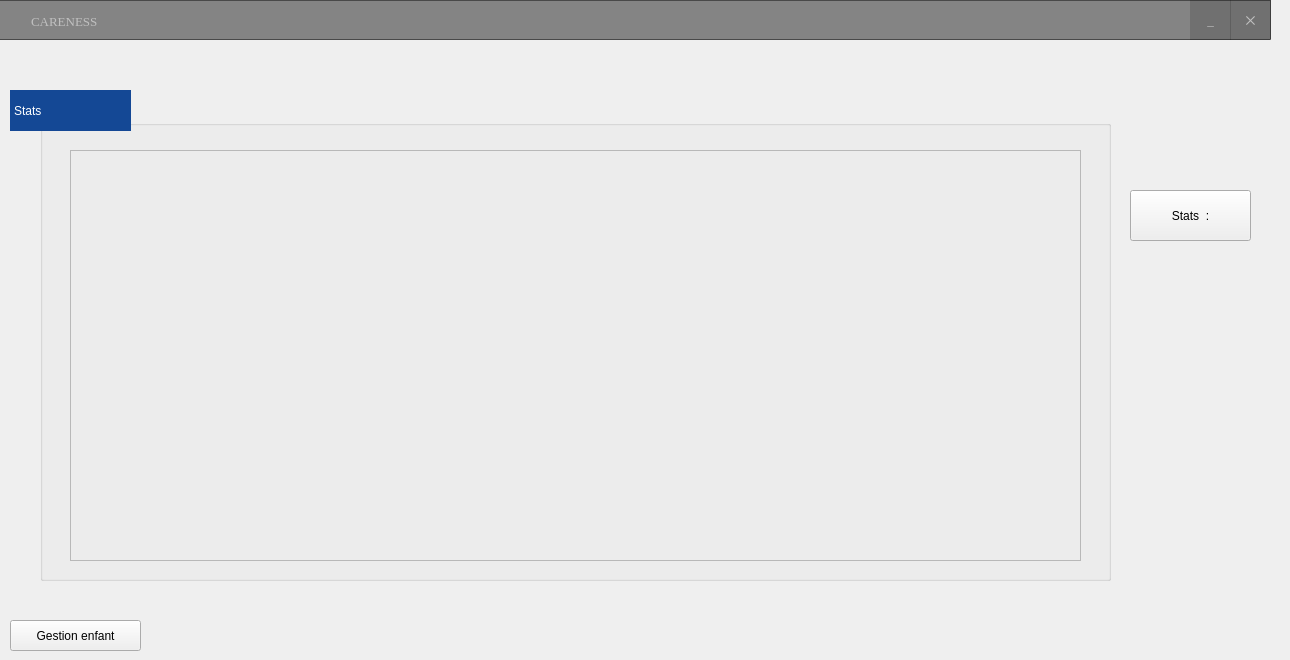
    <widget class="QWidget" name="page_32">
     <widget class="QPushButton" name="pushButton_31">
      <property name="geometry">
       <rect>
        <x>1130</x>
        <y>190</y>
        <width>121</width>
        <height>51</height>
       </rect>
      </property>
      <property name="text">
       <string>Stats  :</string>
      </property>
      <property name="icon">
       <iconset resource="Resources.qrc">
        <normaloff>:/new/prefix1/images/stats.png</normaloff>:/new/prefix1/images/stats.png</iconset>
      </property>
     </widget>
     <widget class="QPushButton" name="pushButton_32">
      <property name="geometry">
       <rect>
        <x>10</x>
        <y>620</y>
        <width>131</width>
        <height>31</height>
       </rect>
      </property>
      <property name="text">
       <string>Gestion enfant</string>
      </property>
      <property name="icon">
       <iconset resource="Resources.qrc">
        <normaloff>:/new/prefix1/images/fleche-petite-gauche (1).png</normaloff>:/new/prefix1/images/fleche-petite-gauche (1).png</iconset>
      </property>
     </widget>
     <widget class="QGroupBox" name="groupBox_27">
      <property name="geometry">
       <rect>
        <x>40</x>
        <y>120</y>
        <width>1071</width>
        <height>461</height>
       </rect>
      </property>
      <property name="styleSheet">
       <string notr="true">QGroupBox{
color: rgb(20, 72, 149);
background-color: transparent;
}
QComboBox{
border-radius: 10px;
    border: 1px solid transparent;
	color: rgb(25, 139, 186);
}</string>
      </property>
      <property name="title">
       <string/>
      </property>
      <widget class="QFrame" name="frame_19">
       <property name="geometry">
        <rect>
         <x>30</x>
         <y>30</y>
         <width>1011</width>
         <height>411</height>
        </rect>
       </property>
       <property name="frameShape">
        <enum>QFrame::StyledPanel</enum>
       </property>
       <property name="frameShadow">
        <enum>QFrame::Raised</enum>
       </property>
      </widget>
     </widget>
     <widget class="QFrame" name="frame_29">
      <property name="geometry">
       <rect>
        <x>-10</x>
        <y>0</y>
        <width>1281</width>
        <height>40</height>
       </rect>
      </property>
      <property name="cursor">
       <cursorShape>ArrowCursor</cursorShape>
      </property>
      <property name="styleSheet">
       <string notr="true">QFrame{
background:rgba(0,0,0,0.45);
}

QFrame:hover{
background:rgba(0,0,0,0.50);
}

QPushButton{
color:silver;
}

QPushButton:hover{
color:white;
}</string>
      </property>
      <property name="frameShape">
       <enum>QFrame::StyledPanel</enum>
      </property>
      <property name="frameShadow">
       <enum>QFrame::Raised</enum>
      </property>
      <widget class="QLabel" name="label_211">
       <property name="geometry">
        <rect>
         <x>41</x>
         <y>11</y>
         <width>141</width>
         <height>21</height>
        </rect>
       </property>
       <property name="font">
        <font>
         <family>Times New Roman</family>
         <pointsize>10</pointsize>
         <weight>9</weight>
         <italic>false</italic>
         <bold>false</bold>
        </font>
       </property>
       <property name="styleSheet">
        <string notr="true">
color:silver;
background:transparent;</string>
       </property>
       <property name="text">
        <string>CARENESS</string>
       </property>
      </widget>
      <widget class="QPushButton" name="btn_minimize_28">
       <property name="geometry">
        <rect>
         <x>1200</x>
         <y>0</y>
         <width>41</width>
         <height>40</height>
        </rect>
       </property>
       <property name="font">
        <font>
         <family>Times New Roman</family>
         <pointsize>10</pointsize>
         <weight>9</weight>
         <italic>false</italic>
         <bold>false</bold>
         <underline>false</underline>
        </font>
       </property>
       <property name="cursor">
        <cursorShape>PointingHandCursor</cursorShape>
       </property>
       <property name="styleSheet">
        <string notr="true">QPushButton{
background:rgba(0, 0, 0,0.15);
border-radius:none;
}


QPushButton:hover{
background:rgba(0, 0, 0,0.6)
}</string>
       </property>
       <property name="text">
        <string>_</string>
       </property>
      </widget>
      <widget class="QPushButton" name="btn_close_22">
       <property name="geometry">
        <rect>
         <x>1240</x>
         <y>0</y>
         <width>41</width>
         <height>40</height>
        </rect>
       </property>
       <property name="font">
        <font>
         <family>Times New Roman</family>
         <pointsize>10</pointsize>
         <weight>9</weight>
         <italic>false</italic>
         <bold>false</bold>
        </font>
       </property>
       <property name="cursor">
        <cursorShape>PointingHandCursor</cursorShape>
       </property>
       <property name="styleSheet">
        <string notr="true">QPushButton{
background:rgba(0, 0, 0,0.15);
color:silver;

border-radius:none;
}


QPushButton:hover{
background:red;
color:white
}</string>
       </property>
       <property name="text">
        <string>✕</string>
       </property>
      </widget>
      <widget class="QLabel" name="label_212">
       <property name="geometry">
        <rect>
         <x>10</x>
         <y>0</y>
         <width>31</width>
         <height>31</height>
        </rect>
       </property>
       <property name="styleSheet">
        <string notr="true">image: url(:/new/prefix1/images/Logo.png);
background:transparent;</string>
       </property>
       <property name="text">
        <string>&lt;html&gt;&lt;head/&gt;&lt;body&gt;&lt;p&gt;&lt;br/&gt;&lt;/p&gt;&lt;/body&gt;&lt;/html&gt;</string>
       </property>
      </widget>
     </widget>
     <widget class="QLabel" name="label_104">
      <property name="geometry">
       <rect>
        <x>10</x>
        <y>90</y>
        <width>121</width>
        <height>41</height>
       </rect>
      </property>
      <property name="styleSheet">
       <string notr="true">QLabel{
    border: 1px solid transparent ;	
	color: rgb(255, 255, 255);
	font: 75 12pt &quot;Times New Roman&quot;;
	background-color: rgb(20, 72, 149);
}</string>
      </property>
      <property name="text">
       <string>Stats</string>
      </property>
     </widget>
    </widget>
